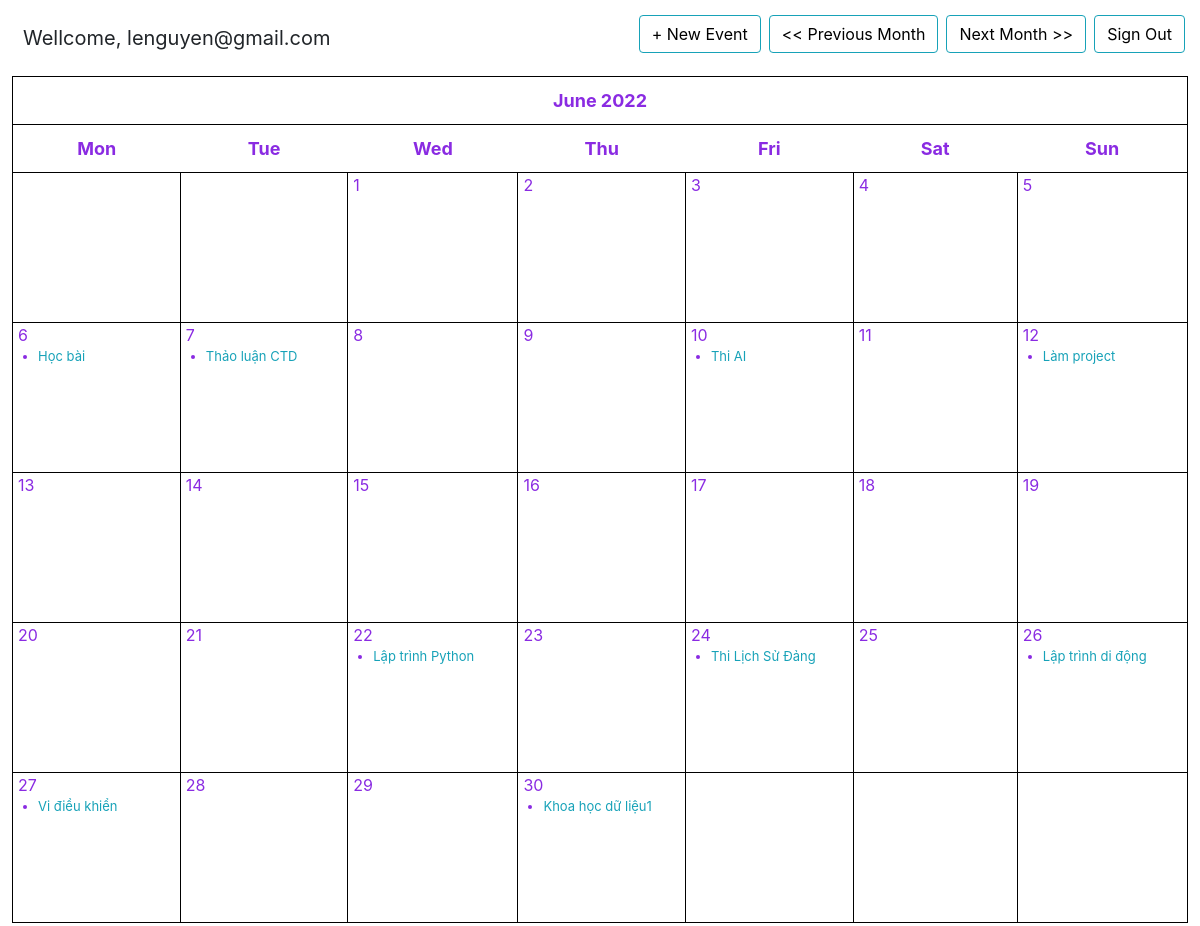
The page /calenders/ (signed in) on the database its author committed.
### accounts/models/user.py (models this page shows)
class User(AbstractBaseUser, PermissionsMixin):
    email = models.EmailField(
        _("Email Address"),
        max_length=255,
        unique=True,
        help_text="Ex: example@example.com",
    )
    is_staff = models.BooleanField(_("Staff status"), default=False)
    is_active = models.BooleanField(_("Active"), default=True)
    date_joined = models.DateTimeField(_("Date Joined"), auto_now_add=True)
    last_updated = models.DateTimeField(_("Last Updated"), auto_now=True)
    objects = UserManager()
    USERNAME_FIELD = "email"
    def __str__(self):
        return self.email

### calendarapp/models/event.py (models this page shows, shortened)
class Event(EventAbstract):
    user = models.ForeignKey(User, on_delete=models.CASCADE, related_name="events")
    title = models.CharField(max_length=200, unique=True)
    description = models.TextField()
    start_time = models.DateTimeField()
    end_time = models.DateTimeField()
    objects = EventManager()
    @property
    def get_html_url(self):
        url = reverse("calendarapp:event-detail", args=(self.id,))
        return f'<a href="{url}"> {self.title} </a>'

### calendarapp/views/other_views.py (the view)
# urls.py: path("calenders/", views.CalendarView.as_view(), name="calendars"),
class CalendarView(LoginRequiredMixin, generic.ListView):
    login_url = "accounts:signin"
    model = Event
    template_name = "calendar.html"
    def get_context_data(self, **kwargs):
        context = super().get_context_data(**kwargs)
        d = get_date(self.request.GET.get("month", None))
        cal = Calendar(d.year, d.month)
        html_cal = cal.formatmonth(withyear=True)
        context["calendar"] = mark_safe(html_cal)
        context["prev_month"] = prev_month(d)
        context["next_month"] = next_month(d)
        return context

### calendarapp/utils.py (called while the page is built)
    def formatday(self, day, events):
        events_per_day = events.filter(start_time__day=day)
        d = ""
        for event in events_per_day:
            d += f"<li> {event.get_html_url} </li>"
        if day != 0:
            return f"<td><span class='date'>{day}</span><ul> {d} </ul></td>"
        return "<td></td>"

    def formatweek(self, theweek, events):
        week = ""
        for d, weekday in theweek:
            week += self.formatday(d, events)
        return f"<tr> {week} </tr>"

    def formatmonth(self, withyear=True):
        events = Event.objects.filter(
            start_time__year=self.year, start_time__month=self.month
        )
        cal = (
            '<table border="0" cellpadding="0" cellspacing="0" class="calendar">\n'
        )  # noqa
        cal += (
            f"{self.formatmonthname(self.year, self.month, withyear=withyear)}\n"
        )  # noqa
        cal += f"{self.formatweekheader()}\n"
        for week in self.monthdays2calendar(self.year, self.month):
            cal += f"{self.formatweek(week, events)}\n"
        return cal

### calendarapp/views/other_views.py (called while the page is built)
def get_date(req_day):
    if req_day:
        year, month = (int(x) for x in req_day.split("-"))
        return date(year, month, day=1)
    return datetime.today()

def prev_month(d):
    first = d.replace(day=1)
    prev_month = first - timedelta(days=1)
    month = "month=" + str(prev_month.year) + "-" + str(prev_month.month)
    return month

def next_month(d):
    days_in_month = calendar.monthrange(d.year, d.month)[1]
    last = d.replace(day=days_in_month)
    next_month = last + timedelta(days=1)
    month = "month=" + str(next_month.year) + "-" + str(next_month.month)
    return month

### templates/calendar.html
{% extends 'base.html' %}
{% block content %}
<div class="clearfix">
    <span class="left m-2" style="font-size: 20px;">Wellcome, {{ request.user }}</span>
    <a class="btn btn-info right" href="{% url 'accounts:signout' %}"> Sign Out</a>
	<a class="btn btn-info right mr-2" href="{% url 'calendarapp:calendar' %}?{{ next_month }} "> Next Month >> </a>
    <a class="btn btn-info right mr-2" href="{% url 'calendarapp:calendar' %}?{{ prev_month }}"> << Previous Month </a>
    <a class="btn btn-info right mr-2" href="{% url 'calendarapp:event_new' %}"> + New Event </a>
</div>
<div style="color: blueviolet;">
    {{ calendar }}
</div>
{% endblock %}

### static/css/calender.css (style rules this page uses)
.calendar { width: 98%; margin: auto; font-size: 13px; }
.calendar tr, .calendar td { border: 1px solid black; }
.calendar th { padding: 10px; text-align: center; font-size: 18px; }
.calendar td { width: 200px; height: 150px; padding: 20px 0px 0px 5px; }
.month { font-size: 25px; }
.date { font-size: 16px; }
ul { height: 100%; padding: 0px 5px 0px 20px; }
a { color: #17a2b8; }
.left { float: left; }
.right { float: right; }
.btn { outline: none; color: black; background-color: transparent; box-shadow: 0 0 0 0; }
.clearfix { margin: 15px; }

### rows shown on the page
User: user "lenguyen@gmail.com"
Event: title "June 2022 Mon Tue Wed Thu Fri Sat Sun 1 2 3 4 5 6 Học bài 7 Thảo luận CTD 8 9 10 Thi AI 11 12 Làm project 13 14 15 16 17 18 19 20 21 22 Lập trình Python 23 24 Thi Lịch Sử Đảng 25 26 Lập trình di động 27 Vi điều khiển 28 29 30 Khoa học dữ liệu1"
